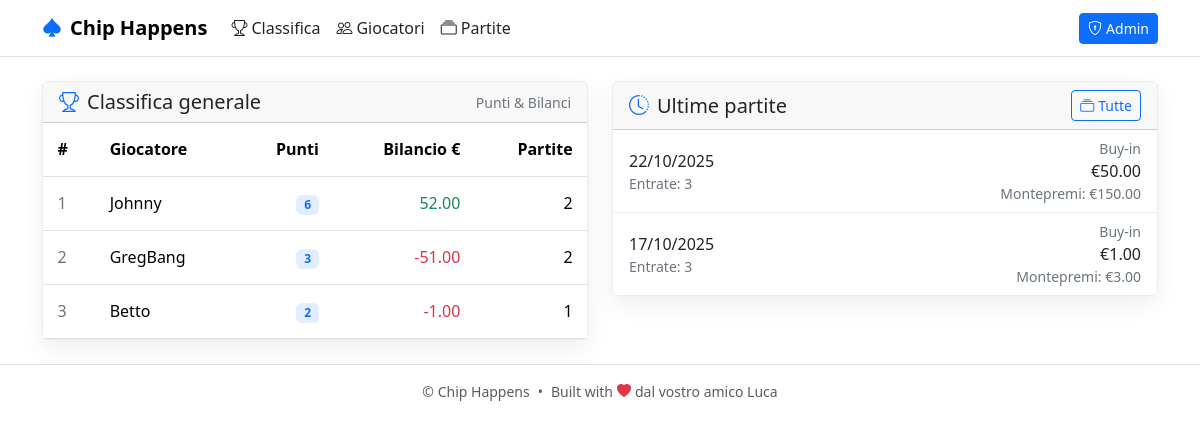
The page / on the database its author committed.
### models.py (models this page shows)
class Player(db.Model):
    __tablename__ = 'players'
    id = db.Column(db.Integer, primary_key=True)
    name = db.Column(db.String(80), unique=True, nullable=False)

class Game(db.Model):
    __tablename__ = 'games'
    id = db.Column(db.Integer, primary_key=True)
    date = db.Column(db.Date, nullable=False)
    buy_in = db.Column(db.Float, nullable=False)
    total_entries = db.Column(db.Integer, nullable=False, default=0)
    prize_pool = db.Column(db.Float, nullable=False, default=0.0)

### app.py (the view)
    @app.route("/")
    def index():
        players = Player.query.order_by(Player.name.asc()).all()
        games = Game.query.order_by(Game.date.desc()).limit(10).all()
        standings = []
        for p in players:
            points = db.session.query(db.func.coalesce(db.func.sum(Result.points), 0)).filter(Result.player_id==p.id).scalar() or 0
            cash = db.session.query(db.func.coalesce(db.func.sum(Result.cash_delta), 0.0)).filter(Result.player_id==p.id).scalar() or 0.0
            games_played = Result.query.filter_by(player_id=p.id).distinct(Result.game_id).count()
            standings.append({
                "player": p,
                "points": int(points),
                "cash": float(cash),
                "games": games_played,
            })
        standings.sort(key=lambda x: (x["points"], x["cash"]), reverse=True)
        return render_template("index.html", standings=standings, games=games)

### templates/index.html
{% extends 'base.html' %}
{% block content %}
<div class="row g-4">
  <div class="col-12 col-lg-6">
    <div class="card card-lift">
      <div class="card-header d-flex align-items-center justify-content-between">
        <h2 class="h5 mb-0"><i class="bi bi-trophy text-primary me-2"></i>Classifica generale</h2>
        <span class="text-body-tertiary small">Punti & Bilanci</span>
      </div>
      <div class="card-body p-0">
        <div class="table-responsive">
          <table class="table table-hover table-stretch align-middle mb-0">
            <thead class="table-light-subtle">
              <tr>
                <th class="w-1">#</th>
                <th>Giocatore</th>
                <th class="text-end">Punti</th>
                <th class="text-end">Bilancio €</th>
                <th class="text-end">Partite</th>
              </tr>
            </thead>
            <tbody>
            {% for row in standings %}
              <tr>
                <td class="text-body-tertiary">{{ loop.index }}</td>
                <td class="fw-medium">{{ row.player.name }}</td>
                <td class="text-end"><span class="badge bg-primary-subtle text-primary-emphasis">{{ row.points }}</span></td>
                <td class="text-end {{ 'text-success' if row.cash>=0 else 'text-danger' }}">{{ '%.2f'|format(row.cash) }}</td>
                <td class="text-end">{{ row.games }}</td>
              </tr>
            {% endfor %}
            </tbody>
          </table>
        </div>
      </div>
    </div>
  </div>
  <div class="col-12 col-lg-6">
    <div class="card card-lift">
      <div class="card-header d-flex align-items-center justify-content-between">
        <h2 class="h5 mb-0"><i class="bi bi-clock-history text-primary me-2"></i>Ultime partite</h2>
        <a class="btn btn-sm btn-outline-primary" href="{{ url_for('games') }}"><i class="bi bi-collection me-1"></i>Tutte</a>
      </div>
      <div class="list-group list-group-flush">
        {% for g in games %}
        <a class="list-group-item list-group-item-action d-flex justify-content-between align-items-center" href="{{ url_for('game_detail', game_id=g.id) }}">
          <div class="d-flex flex-column">
            <span class="fw-medium">{{ g.date.strftime('%d/%m/%Y') }}</span>
            <small class="text-body-tertiary">Entrate: {{ g.total_entries }}</small>
          </div>
          <div class="text-end">
            <div class="small text-body-tertiary">Buy-in</div>
            <div class="fw-medium">€{{ '%.2f'|format(g.buy_in) }}</div>
            <div class="small text-body-tertiary">Montepremi: €{{ '%.2f'|format(g.prize_pool) }}</div>
          </div>
        </a>
        {% else %}
          <div class="list-group-item">Nessuna partita ancora.</div>
        {% endfor %}
      </div>
    </div>
  </div>
</div>
{% endblock %}

### static/styles.css (style rules this page uses)
:root { --bg: #f8f9fa; --card: #ffffff; --border: #e9ecef; --text: #212529; --muted: #6c757d; --primary: #0d6efd; --shadow: 0 8px 24px rgba(0,0,0,.07); }
html, body { height: 100%; }
body { background: var(--bg); color: var(--text); }
.navbar, .bg-body, .bg-white, .bg-body-tertiary { background: #fff !important; }
.card { background: var(--card); border-color: var(--border); }
.card-lift { border: 1px solid var(--border); box-shadow: var(--shadow); transition: transform .12s ease, box-shadow .12s ease; }
.table-stretch th, .table-stretch td { padding: .9rem .9rem; }
.list-group-item { background: var(--card); border-color: var(--border); }
.text-body-tertiary { color: var(--muted) !important; }
.bg-primary-subtle { background: rgba(13,110,253,.12) !important; }
.text-primary-emphasis { color: var(--primary) !important; }

### rows shown on the page
Player: player.name "Johnny"
Player: player.name "GregBang"
Player: player.name "Betto"
Game: date "22/10/2025", total_entries "3", buy_in "50.00", prize_pool "150.00"
Game: date "17/10/2025", total_entries "3", buy_in "1.00", prize_pool "3.00"

### other values the page prints
{{ row.points }} "6" "3" "2"
{{ '%.2f'|format(row.cash) }} "52.00" "-51.00" "-1.00"
{{ row.games }} "2" "2" "1"
